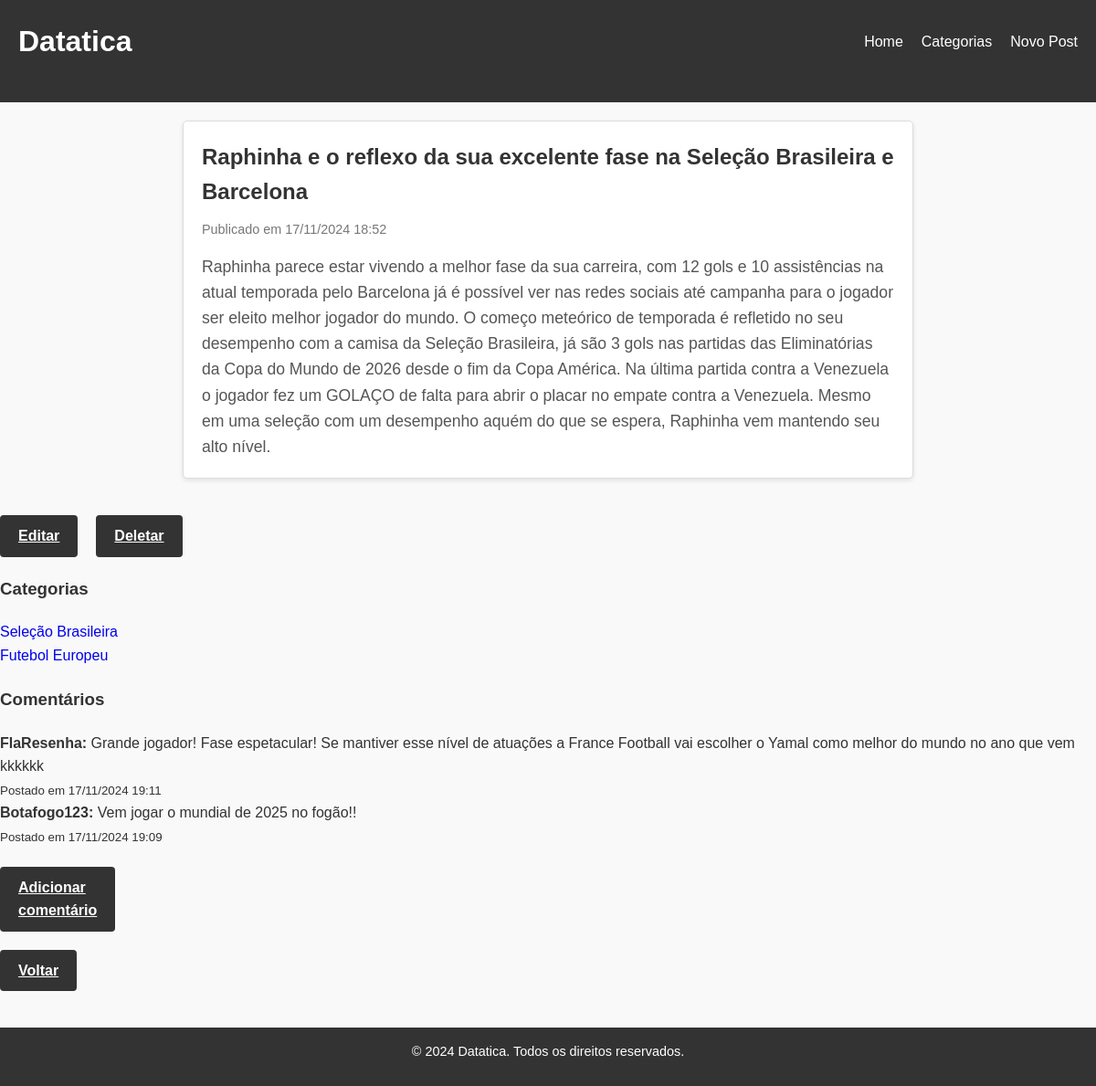
The app's page /post/24/ with its own data.
### posts/models.py (models this page shows, shortened)
class Post(models.Model):
    titulo = models.CharField(max_length=200)
    conteudo = models.TextField()  # Armazena HTML
    data_postagem = models.DateTimeField(auto_now_add=True)
    categorias = models.ManyToManyField('Category', related_name='posts')

class Category(models.Model):
    nome = models.CharField(max_length=100, unique=True)
    descricao = models.TextField(blank=True)

class Comment(models.Model):
    post = models.ForeignKey('Post', on_delete=models.CASCADE, related_name='comments')
    autor = models.ForeignKey(settings.AUTH_USER_MODEL, on_delete=models.CASCADE)
    texto = models.TextField()
    data_postagem = models.DateTimeField(auto_now_add=True)

### posts/views.py (the view)
# urls.py: path('post/<int:id>/', views.detalhes_post, name='detalhes_post'),
def detalhes_post(request, id):
    post = get_object_or_404(Post, id=id)
    comentarios = post.comments.order_by('-data_postagem')  # Ordenar por mais recente
    categorias = post.categorias.all()
    return render(request, 'posts/detalhes_post.html', {'post': post, 'comentarios': comentarios, 'categorias': categorias} )

### posts/templates/posts/detalhes_post.html
{% extends 'base.html' %}
{% block content %}
<div class="container_posts">
    <div class="post">
        <h2 class="post-title">{{ post.titulo }}</h2>
        <p class="post-date">Publicado em {{ post.data_postagem|date:"d/m/Y H:i" }}</p>
        <p class="post-content">{{ post.conteudo|safe }}</p>
    </div>
</div>
<div class="container_edit">
<a href="{% url 'editar_post' post.id %}" class="submit-btn">Editar</a>
<a href="{% url 'deletar_post' post.id %}" class="submit-btn">Deletar</a>
</div>
<h3>Categorias</h3>
<ul class="category-list">
    {% for categoria in categorias %}
        <li><a href="{% url 'detalhes_categoria' categoria.id %}" class="category-item">{{ categoria.nome }}</a></li>
    {% endfor %}
</ul>
<h3>Comentários</h3>
{% if comentarios %}
    <ul>
        {% for comentario in comentarios %}
            <li>
                <strong>{{ comentario.autor }}:</strong>
                {{ comentario.texto }}
                <br>
                <small>Postado em {{ comentario.data_postagem|date:"d/m/Y H:i" }}</small>
            </li>
        {% endfor %}
    </ul>
{% else %}
    <p>Este post ainda não tem comentários.</p>
{% endif %}
<a href="{% url 'criar_comentario' post.id %}" class="submit-btn">Adicionar comentário</a>
<a href="{% url 'listar_posts' %}" class="submit-btn">Voltar</a>
{% endblock %}

### posts/templates/base.html (shortened to what this page needs)
<!DOCTYPE html>
<html>
<head>
    <link rel="stylesheet" type="text/css" href="/static/style.css">
</head>
<body>
    <header class="header">
        <div class="container">
            <h1>Datatica</h1>
            <nav class="nav">
                <ul>
                    <li><a href="{% url 'listar_posts' %}">Home</a></li>
                    <li><a href="{% url 'listar_categorias' %}">Categorias</a></li>
                    <li><a href="{% url 'criar_post' %}">Novo Post</a></li>
                </ul>
            </nav>
        </div>
    </header>
    <main class="main">
        {% block content %}
        {% endblock %}
    </main>
    <footer class="footer">
        <p>&copy; 2024 Datatica. Todos os direitos reservados.</p>
    </footer>
</body>
</html>

### static/style.css (style rules this page uses)
* { margin: 0; padding: 0; box-sizing: border-box; }
body { font-family: Arial, sans-serif; line-height: 1.6; background-color: #f9f9f9; color: #333; display: grid; justify-content: center; align-items: center; }
.container_posts { max-width: 800px; margin: 0 auto; }
.post { background: #fff; border: 1px solid #ddd; border-radius: 5px; margin-bottom: 20px; padding: 20px; box-shadow: 0 2px 5px rgba(0, 0, 0, 0.1); }
.post-title { font-size: 1.8em; margin-bottom: 10px; color: #333; }
.post-date { font-size: 0.9em; color: #777; margin-bottom: 15px; }
.post-content { font-size: 1.1em; color: #555; }
.header { background-color: #333; color: white; padding: 20px 0; width: 100vw; height: 14vh; }
.header .container { display: flex; justify-content: space-between; align-items: center; }
.header h1 { font-size: 2em; margin-left: 20px; }
.nav ul { list-style: none; display: flex; gap: 20px; margin-right: 20px; }
.nav a { color: white; text-decoration: none; font-size: 1em; transition: color 0.3s ease; }
.main { font-family: Arial, sans-serif; line-height: 1.6; display: grid; justify-content: center; align-items: center; min-height: 74vh; width: 100vw; margin: 0; gap: 20px; padding: 20px 0; }
.footer { background-color: #333; color: white; text-align: center; padding: 15px 0; margin-top: 20px; height: 8vh; }
.footer p { font-size: 0.9em; }
.category-list { list-style: none; padding: 0; }
.category-item { margin-bottom: 10px; text-decoration: none; }
.category-item:last-child { margin-bottom: 0; }
.post-title { font-size: 1.5em; color: #333; margin-bottom: 10px; }
.submit-btn { padding: 10px 20px; width: min-content; font-size: 16px; font-weight: bold; color: white; background-color: #333; border: none; border-radius: 4px; cursor: pointer; transition: background-color 0.3s; }
.container_edit { display: flex; gap: 20px; }

### records on screen
Post: titulo "Raphinha e o reflexo da sua excelente fase na Seleção Brasileira e Barcelona", data_postagem "17/11/2024 18:52", conteudo "Raphinha parece estar vivendo a melhor fase da sua carreira, com 12 gols e 10 assistências na atual temporada pelo Barcelona já é possível ver nas redes sociais até campanha para o jogador ser eleito melhor jogador do mundo. O começo meteórico de temporada é refletido no seu desempenho com a camisa da Seleção Brasileira, já são 3 gols nas partidas das Eliminatórias da Copa do Mundo de 2026 desde o fim da Copa América. Na última partida contra a Venezuela o jogador fez um GOLAÇO de falta para abrir o placar no empate contra a Venezuela. Mesmo em uma seleção com um desempenho aquém do que se espera, Raphinha vem mantendo seu alto nível."
Category: nome "Seleção Brasileira"
Category: nome "Futebol Europeu"
Comment: autor "FlaResenha", texto "Grande jogador! Fase espetacular! Se mantiver esse nível de atuações a France Football vai escolher o Yamal como melhor do mundo no ano que vem kkkkkk", data_postagem "17/11/2024 19:11"
Comment: autor "Botafogo123", texto "Vem jogar o mundial de 2025 no fogão!!", data_postagem "17/11/2024 19:09"
